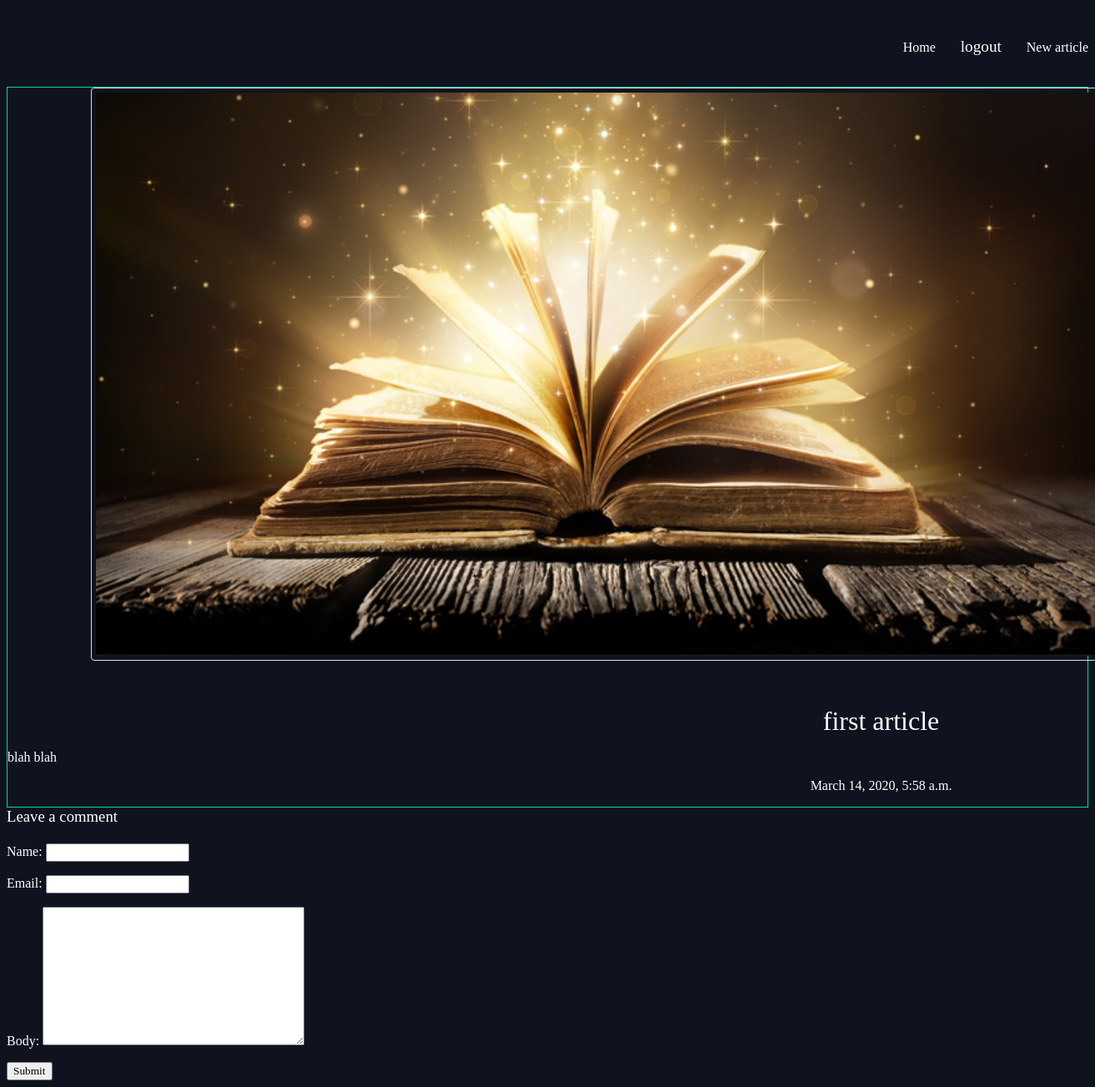
The app's page /articles/first-article/ (signed in) with its own data.
### articles/models.py (models this page shows, shortened)
class Articles(models.Model):
    title=models.CharField(max_length=100)
    slug=models.SlugField()
    body=models.TextField()
    date=models.DateTimeField(auto_now_add=True)
    thumb=models.ImageField(default='default.png',blank=True)
    author=models.ForeignKey(User,default=None,on_delete=models.CASCADE)

### articles/views.py (the view)
# urls.py: path('<slug:slug>/',views.article_detail,name="detail"),
@login_required(login_url="/accounts/login")
def article_detail(request,slug):
    articles=Articles.objects.get(slug=slug)
    comments = articles.comments.filter(active=True)
    new_comment = None
    if request.method == 'POST':
        comment_form = forms.CommentForm(data=request.POST)
        if comment_form.is_valid():
            new_comment = comment_form.save(commit=False)
            new_comment.post = articles
            new_comment.save()
    else:
        comment_form = forms.CommentForm()
    return render(request,'article_detail.html',{'article':articles,
                                                 'comments': comments,
                                                 'new_comment': new_comment,
                                                 'comment_form': comment_form})

### articles/forms.py
class CommentForm(forms.ModelForm):
    class Meta:
        model = models.Comment
        fields = ('name', 'email', 'body')

### articles/templates/article_detail.html (shortened to what this page needs)
{% extends 'base.html' %}
{% block content %}
<div class="article-detail">
    <div class="article">
        <img src="{{article.thumb.url}}">
        <h2>{{article.title}}</h2>
        <p>
            {{article.body}}
        </p>
        <p class="date">
            {{article.date}}
        </p>
    </div>
    <div class="col-md-8 card mb-4  mt-3 ">
      <div class="card-body">
        {% if new_comment %}
        <div class="alert alert-success" role="alert">
          Your comment is awaiting moderation
        </div>
        {% else %}
        <h3>Leave a comment</h3>
        <form method="post" style="margin-top: 1.3em;">
          {{ comment_form.as_p }}
          <button type="submit" class="btn btn-primary  btn-lg">Submit</button>
        </form>
        {% endif %}
      </div>
    </div>
  </div>
{% endblock %}

### assets/styles.css (style rules this page uses)
body { background-color:#0f121f; background-repeat-y:no-repeat; color:#fff; background-image:/static/hero-image.jpg; }
body * { font-family:Ubuntu; }
h1,h2,h3,h4,h5 { font-weight:normal; margin:0; }
img { border: 1px solid #ddd; border-radius: 4px; padding: 5px; width:1200px; margin-left:100px; }
.article { padding:10px; border:1px solid #00dba0; position:relative; padding-bottom:40px; }
.article-detail .article { padding:0px; }
.article-detail .article img { max-width:100%; }
.article-detail .article h2 { text-align:center; margin-left:800px; margin-top:50px; font-size:2em; }
.date { text-align:center; margin-left:800px; }

### records on screen
Articles: thumb (picture), title "first article", body "blah blah", date "March 14, 2020, 5:58 a.m."
